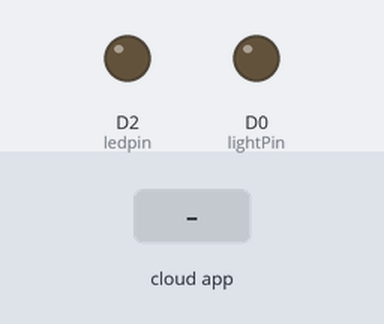
Recording of a sketch running on a simulated ESP8266 (NodeMCU). Parts: output pins drawn as LEDs (lit = HIGH). Inputs (shaded band) come from the test bench. WiFi joins after 1.5 s; servers stay silent unless stated; the Firebase database answers and starts empty; what the sketch prints to the serial monitor is not drawn.

Above: at 3.0 s.
3.1 s: the phone or cloud app sets Relay to 1
At 3.5 s:
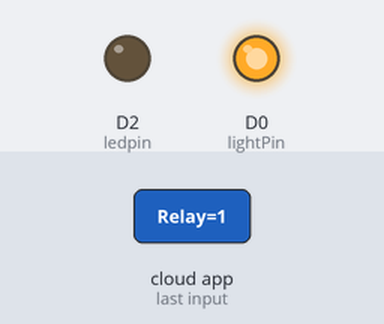
4.6 s: the phone or cloud app sets Atom to 1
At 5.5 s:
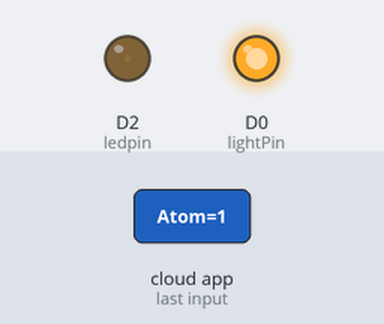
6.3 s: the phone or cloud app sets Relay to 0
At 7.4 s:
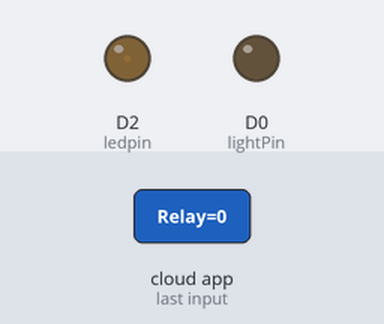
7.9 s: the phone or cloud app sets Atom to 0
At 9.3 s:
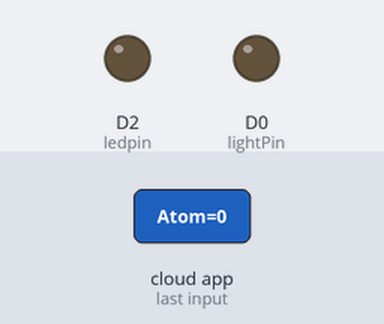
Timing chart, 0 to 10.6 s (numbered marks = the images above; inputs shaded):
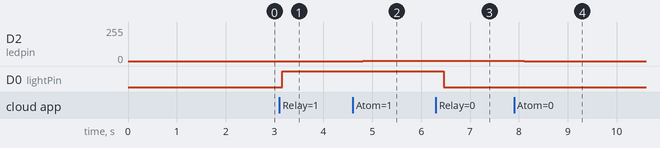

The sketch:

led_control.ino
```cpp
#include <ESP8266WiFi.h>
#include <FirebaseArduino.h>

#define FIREBASE_HOST "----------------.firebaseio.com"   //FIREBASE PROJECT ID
#define FIREBASE_AUTH "---------------------------------------"    //FIREBASE KEY
#define WIFI_SSID "123" //WIFI SSID
#define WIFI_PASSWORD "avisking"  //WIFI PASSWORD

const int lightPin = D0;
const int ledpin = D2;

void setup() {
  Serial.begin(115200);

  pinMode(lightPin, OUTPUT);
  pinMode(ledpin, OUTPUT);

  // connect to wifi.
  WiFi.begin(WIFI_SSID, WIFI_PASSWORD);
  Serial.print("connecting");
  while (WiFi.status() != WL_CONNECTED) {
    Serial.print(".");
    delay(500);
  }
  Serial.println();
  Serial.print("connected: ");
  Serial.println(WiFi.localIP());

  Firebase.begin(FIREBASE_HOST, FIREBASE_AUTH);
  Firebase.set("Relay", 0);
  Firebase.set("Atom", 0);
}

void loop()
{

//GET IN STRING, CONVERT TO ARRAY, CONVERT ARRAY TO INTEGER
  String x= Firebase.getString("Relay");
  int l=x.length()+1;
  char y[l];
  x.toCharArray(y, l);
  int z= atoi(y);

  digitalWrite(lightPin,z);     //DIGITAL CONTROL


//GET IN STRING, CONVERT TO ARRAY, CONVERT ARRAY TO INTEGER
  String a= Firebase.getString("Atom");
  int l1=a.length()+1;
  char b[l1];
  a.toCharArray(b, l1);
  int c= atoi(b);

  analogWrite(ledpin, c);   //ANALOG CONTROL
}
```

Measured:
- after the input at 3.1 s, D0 (lightPin): LOW → HIGH after 0.05 s
- after the input at 4.6 s, D2 (ledpin): 0/255 → 1/255 after 0.21 s
- after the input at 6.3 s, D0 (lightPin): HIGH → LOW after 0.16 s
- after the input at 7.9 s, D2 (ledpin): 1/255 → 0/255 after 0.21 s
